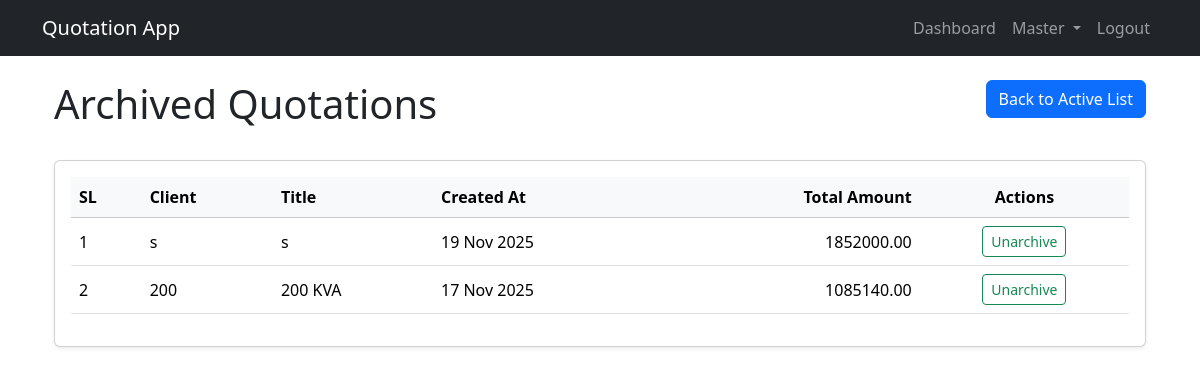
Before: /archived/ (signed in) with the older database file.
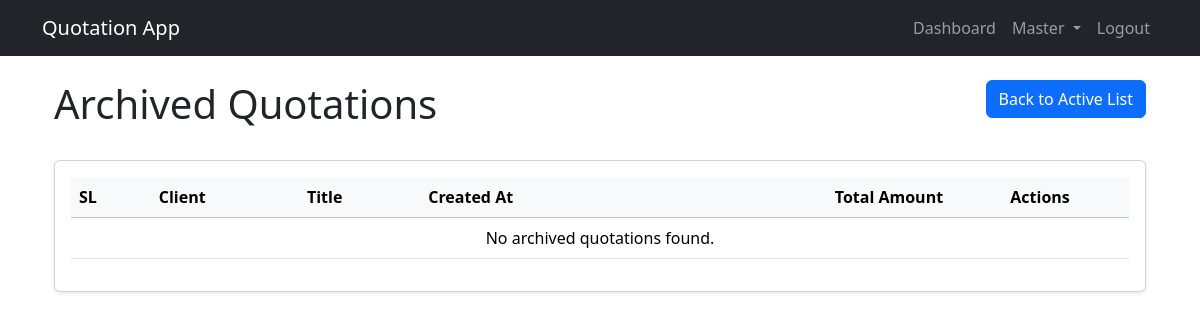
After: the same page with the newer database file.
### pages/models.py (models this page shows, shortened)
class Quotation(models.Model):
    STATUS_CHOICES = (
        ('active', 'Active'),
        ('archived', 'Archived'),
        ('rejected', 'Rejected'),
        ('achieved', 'Achieved'),
    )
    title = models.CharField(max_length=255)
    client_name = models.CharField(max_length=255)
    template = models.ForeignKey(QuotationTemplate, on_delete=models.SET_NULL, null=True, blank=True)
    created_at = models.DateTimeField(auto_now_add=True)
    status = models.CharField(max_length=10, choices=STATUS_CHOICES, default='active')
    user = models.ForeignKey('auth.User', on_delete=models.SET_NULL, null=True, blank=True)
    def total_amount(self):
        return sum(group.subtotal() for group in self.groups.all())

class QuotationGroup(models.Model):
    quotation = models.ForeignKey(Quotation, on_delete=models.CASCADE, related_name='groups')
    name = models.CharField(max_length=255)
    def subtotal(self):
        return sum(item.total_price for item in self.items.all())

class QuotationItem(models.Model):
    group = models.ForeignKey(QuotationGroup, on_delete=models.CASCADE, related_name='items')
    item = models.ForeignKey(Item, on_delete=models.SET_NULL, null=True, blank=True)
    description = models.CharField(max_length=255, blank=True, null=True)
    unit = models.ForeignKey(Unit, on_delete=models.SET_NULL, null=True, blank=True)
    qty = models.FloatField(default=0)
    unit_price = models.FloatField(default=0)
    total_price = models.FloatField(default=0)

### pages/views.py (the view)
# urls.py: path('archived/', ArchivedQuotationListView.as_view(), name='archived_quotation_list'),
@method_decorator(login_required, name='dispatch')
class ArchivedQuotationListView(ListView):
    model = Quotation
    template_name = 'pages/quotations/archived_quotation_list.html'
    context_object_name = 'quotations'
    paginate_by = 10
    def get_queryset(self):
        return Quotation.objects.filter(status='archived').order_by('-created_at')

### templates/pages/quotations/archived_quotation_list.html (shortened to what this page needs)
{% extends 'base.html' %}
{% block content %}
<div class="container-fluid">
    <div class="row mb-4">
        <div class="col-md-6">
            <h1>Archived Quotations</h1>
        </div>
        <div class="col-md-6 text-md-end">
            <a href="{% url 'quotation_list' %}" class="btn btn-primary">Back to Active List</a>
        </div>
    </div>
    <div class="card shadow-sm mb-4">
        <div class="card-body">
            <div class="table-responsive">
                <table class="table table-hover align-middle">
                    <thead class="table-light">
                        <tr>
                            <th>SL</th>
                            <th>Client</th>
                            <th>Title</th>
                            <th>Created At</th>
                            <th class="text-end">Total Amount</th>
                            <th class="text-center">Actions</th>
                        </tr>
                    </thead>
                    <tbody>
                        {% for quotation in quotations %}
                        <tr>
                            <td>{{ page_obj.start_index|add:forloop.counter0 }}</td>
                            <td>{{ quotation.client_name }}</td>
                            <td>{{ quotation.title }}</td>
                            <td>{{ quotation.created_at|date:"d M Y" }}</td>
                            <td class="text-end">{{ quotation.total_amount|floatformat:2 }}</td>
                            <td class="text-center">
                                <a href="{% url 'unarchive_quotation' quotation.pk %}" class="btn btn-sm btn-outline-success">Unarchive</a>
                            </td>
                        </tr>
                        {% empty %}
                        <tr>
                            <td colspan="7" class="text-center">No archived quotations found.</td>
                        </tr>
                        {% endfor %}
                    </tbody>
                </table>
            </div>
        </div>
    </div>
</div>
{% endblock %}

### templates/base.html (shortened to what this page needs)
<!DOCTYPE html>
<html lang="en">
<head>
    <link href="https://cdn.jsdelivr.net/npm/bootstrap@5.3.3/dist/css/bootstrap.min.css" rel="stylesheet">
</head>
<body>
    <nav class="navbar navbar-expand-lg navbar-dark bg-dark">
        <div class="container">
            <a class="navbar-brand" href="{% url 'quotation_list' %}">Quotation App</a>
            <div class="collapse navbar-collapse" id="navbarNav">
                <ul class="navbar-nav ms-auto">
                    {% if user.is_authenticated %}
                        <li class="nav-item">
                            <a class="nav-link" href="{% url 'quotation_list' %}">Dashboard</a>
                        </li>
                        <li class="nav-item dropdown">
                            <a class="nav-link dropdown-toggle" href="#" id="navbarDropdown" role="button" data-bs-toggle="dropdown" aria-expanded="false">
                                Master
                            </a>
                        </li>
                        <li class="nav-item">
                            <a class="nav-link" href="{% url 'logout' %}">Logout</a>
                        </li>
                    {% endif %}
                </ul>
            </div>
        </div>
    </nav>
    <main class="container mt-4">
        {% block content %}
        {% endblock %}
    </main>
</body>
</html>

Changed rows visible on the page:
no longer on this page (row edited): Quotation: start_index|add "1", client_name "s", title "s", created_at "19 Nov 2025", total_amount "1852000.00"
removed Quotation: start_index|add "2", client_name "200", title "200 KVA", created_at "17 Nov 2025", total_amount "1085140.00"
Other visible differences:
text now shown: "No archived quotations found."
